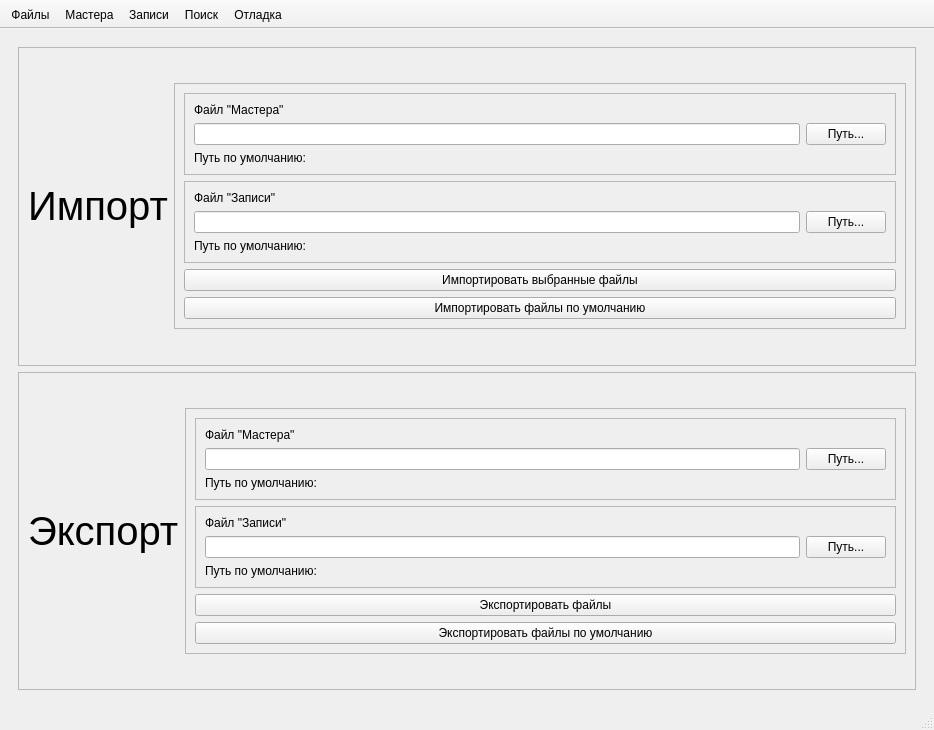
<?xml version="1.0" encoding="UTF-8"?>
<ui version="4.0">
 <class>MainWindow</class>
 <widget class="QMainWindow" name="MainWindow">
  <property name="geometry">
   <rect>
    <x>0</x>
    <y>0</y>
    <width>934</width>
    <height>730</height>
   </rect>
  </property>
  <property name="windowTitle">
   <string>Салон красоты</string>
  </property>
  <widget class="QWidget" name="centralwidget">
   <layout class="QHBoxLayout" name="horizontalLayout">
    <item>
     <widget class="QStackedWidget" name="stackedWidget">
      <property name="currentIndex">
       <number>0</number>
      </property>
      <widget class="QWidget" name="page_files">
       <layout class="QVBoxLayout" name="verticalLayout_9">
        <item>
         <widget class="QFrame" name="frame_14">
          <property name="frameShape">
           <enum>QFrame::StyledPanel</enum>
          </property>
          <property name="frameShadow">
           <enum>QFrame::Raised</enum>
          </property>
          <layout class="QHBoxLayout" name="horizontalLayout_10">
           <item>
            <widget class="QLabel" name="label_12">
             <property name="sizePolicy">
              <sizepolicy hsizetype="Preferred" vsizetype="Fixed">
               <horstretch>0</horstretch>
               <verstretch>0</verstretch>
              </sizepolicy>
             </property>
             <property name="font">
              <font>
               <pointsize>30</pointsize>
              </font>
             </property>
             <property name="text">
              <string>Импорт</string>
             </property>
            </widget>
           </item>
           <item>
            <widget class="QFrame" name="frame_15">
             <property name="sizePolicy">
              <sizepolicy hsizetype="Preferred" vsizetype="Fixed">
               <horstretch>0</horstretch>
               <verstretch>0</verstretch>
              </sizepolicy>
             </property>
             <property name="frameShape">
              <enum>QFrame::StyledPanel</enum>
             </property>
             <property name="frameShadow">
              <enum>QFrame::Raised</enum>
             </property>
             <layout class="QVBoxLayout" name="verticalLayout_7">
              <item>
               <widget class="QFrame" name="frame_23">
                <property name="frameShape">
                 <enum>QFrame::StyledPanel</enum>
                </property>
                <property name="frameShadow">
                 <enum>QFrame::Raised</enum>
                </property>
                <layout class="QVBoxLayout" name="verticalLayout_14">
                 <item>
                  <widget class="QLabel" name="label_17">
                   <property name="text">
                    <string>Файл &quot;Мастера&quot;</string>
                   </property>
                  </widget>
                 </item>
                 <item>
                  <layout class="QHBoxLayout" name="horizontalLayout_8">
                   <item>
                    <widget class="QLineEdit" name="lineEdit_import_masters_path"/>
                   </item>
                   <item>
                    <widget class="QPushButton" name="pushButton_import_masters_path">
                     <property name="text">
                      <string>Путь...</string>
                     </property>
                    </widget>
                   </item>
                  </layout>
                 </item>
                 <item>
                  <widget class="QLabel" name="label_default_import_masters">
                   <property name="text">
                    <string>Путь по умолчанию: </string>
                   </property>
                  </widget>
                 </item>
                </layout>
               </widget>
              </item>
              <item>
               <widget class="QFrame" name="frame_24">
                <property name="frameShape">
                 <enum>QFrame::StyledPanel</enum>
                </property>
                <property name="frameShadow">
                 <enum>QFrame::Raised</enum>
                </property>
                <layout class="QVBoxLayout" name="verticalLayout_15">
                 <item>
                  <widget class="QLabel" name="label_18">
                   <property name="text">
                    <string>Файл &quot;Записи&quot;</string>
                   </property>
                  </widget>
                 </item>
                 <item>
                  <layout class="QHBoxLayout" name="horizontalLayout_11">
                   <item>
                    <widget class="QLineEdit" name="lineEdit_import_records_path"/>
                   </item>
                   <item>
                    <widget class="QPushButton" name="pushButton_import_records_path">
                     <property name="text">
                      <string>Путь...</string>
                     </property>
                    </widget>
                   </item>
                  </layout>
                 </item>
                 <item>
                  <widget class="QLabel" name="label_default_import_records">
                   <property name="text">
                    <string>Путь по умолчанию: </string>
                   </property>
                  </widget>
                 </item>
                </layout>
               </widget>
              </item>
              <item>
               <widget class="QPushButton" name="pushButton_import_files">
                <property name="text">
                 <string>Импортировать выбранные файлы</string>
                </property>
               </widget>
              </item>
              <item>
               <widget class="QPushButton" name="pushButton_import_default_files">
                <property name="text">
                 <string>Импортировать файлы по умолчанию</string>
                </property>
               </widget>
              </item>
             </layout>
            </widget>
           </item>
          </layout>
         </widget>
        </item>
        <item>
         <widget class="QFrame" name="frame_12">
          <property name="frameShape">
           <enum>QFrame::StyledPanel</enum>
          </property>
          <property name="frameShadow">
           <enum>QFrame::Raised</enum>
          </property>
          <layout class="QHBoxLayout" name="horizontalLayout_9">
           <item>
            <widget class="QLabel" name="label_11">
             <property name="sizePolicy">
              <sizepolicy hsizetype="Preferred" vsizetype="Fixed">
               <horstretch>0</horstretch>
               <verstretch>0</verstretch>
              </sizepolicy>
             </property>
             <property name="font">
              <font>
               <pointsize>30</pointsize>
              </font>
             </property>
             <property name="text">
              <string>Экспорт</string>
             </property>
            </widget>
           </item>
           <item>
            <widget class="QFrame" name="frame_13">
             <property name="sizePolicy">
              <sizepolicy hsizetype="Preferred" vsizetype="Fixed">
               <horstretch>0</horstretch>
               <verstretch>0</verstretch>
              </sizepolicy>
             </property>
             <property name="frameShape">
              <enum>QFrame::StyledPanel</enum>
             </property>
             <property name="frameShadow">
              <enum>QFrame::Raised</enum>
             </property>
             <layout class="QVBoxLayout" name="verticalLayout_6">
              <item>
               <widget class="QFrame" name="frame_17">
                <property name="frameShape">
                 <enum>QFrame::StyledPanel</enum>
                </property>
                <property name="frameShadow">
                 <enum>QFrame::Raised</enum>
                </property>
                <layout class="QVBoxLayout" name="verticalLayout_13">
                 <item>
                  <widget class="QLabel" name="label_16">
                   <property name="text">
                    <string>Файл &quot;Мастера&quot;</string>
                   </property>
                  </widget>
                 </item>
                 <item>
                  <layout class="QHBoxLayout" name="horizontalLayout_7">
                   <item>
                    <widget class="QLineEdit" name="lineEdit_export_masters_path"/>
                   </item>
                   <item>
                    <widget class="QPushButton" name="pushButton_export_masters_path">
                     <property name="text">
                      <string>Путь...</string>
                     </property>
                    </widget>
                   </item>
                  </layout>
                 </item>
                 <item>
                  <widget class="QLabel" name="label_default_export_masters">
                   <property name="text">
                    <string>Путь по умолчанию:</string>
                   </property>
                  </widget>
                 </item>
                </layout>
               </widget>
              </item>
              <item>
               <widget class="QFrame" name="frame_16">
                <property name="frameShape">
                 <enum>QFrame::StyledPanel</enum>
                </property>
                <property name="frameShadow">
                 <enum>QFrame::Raised</enum>
                </property>
                <layout class="QVBoxLayout" name="verticalLayout_8">
                 <item>
                  <widget class="QLabel" name="label_13">
                   <property name="text">
                    <string>Файл &quot;Записи&quot;</string>
                   </property>
                  </widget>
                 </item>
                 <item>
                  <layout class="QHBoxLayout" name="horizontalLayout_6">
                   <item>
                    <widget class="QLineEdit" name="lineEdit_export_records_path"/>
                   </item>
                   <item>
                    <widget class="QPushButton" name="pushButton_export_records_path">
                     <property name="text">
                      <string>Путь...</string>
                     </property>
                    </widget>
                   </item>
                  </layout>
                 </item>
                 <item>
                  <widget class="QLabel" name="label_default_export_records">
                   <property name="text">
                    <string>Путь по умолчанию: </string>
                   </property>
                  </widget>
                 </item>
                </layout>
               </widget>
              </item>
              <item>
               <widget class="QPushButton" name="pushButton_export_files">
                <property name="text">
                 <string>Экспортировать файлы</string>
                </property>
               </widget>
              </item>
              <item>
               <widget class="QPushButton" name="pushButton_export_default_files">
                <property name="text">
                 <string>Экспортировать файлы по умолчанию</string>
                </property>
               </widget>
              </item>
             </layout>
            </widget>
           </item>
          </layout>
         </widget>
        </item>
       </layout>
      </widget>
      <widget class="QWidget" name="page_masters">
       <layout class="QHBoxLayout" name="horizontalLayout_15">
        <item>
         <widget class="QFrame" name="frame_18">
          <property name="sizePolicy">
           <sizepolicy hsizetype="Fixed" vsizetype="Preferred">
            <horstretch>0</horstretch>
            <verstretch>0</verstretch>
           </sizepolicy>
          </property>
          <property name="frameShape">
           <enum>QFrame::StyledPanel</enum>
          </property>
          <property name="frameShadow">
           <enum>QFrame::Raised</enum>
          </property>
          <layout class="QVBoxLayout" name="verticalLayout_12">
           <item>
            <widget class="QLabel" name="label_6">
             <property name="sizePolicy">
              <sizepolicy hsizetype="Preferred" vsizetype="Fixed">
               <horstretch>0</horstretch>
               <verstretch>0</verstretch>
              </sizepolicy>
             </property>
             <property name="font">
              <font>
               <pointsize>30</pointsize>
              </font>
             </property>
             <property name="text">
              <string>Мастера</string>
             </property>
            </widget>
           </item>
           <item>
            <widget class="QFrame" name="frame_26">
             <property name="sizePolicy">
              <sizepolicy hsizetype="Preferred" vsizetype="Fixed">
               <horstretch>0</horstretch>
               <verstretch>0</verstretch>
              </sizepolicy>
             </property>
             <property name="frameShape">
              <enum>QFrame::StyledPanel</enum>
             </property>
             <property name="frameShadow">
              <enum>QFrame::Raised</enum>
             </property>
             <layout class="QVBoxLayout" name="verticalLayout_10">
              <item>
               <widget class="QFrame" name="frame_9">
                <property name="frameShape">
                 <enum>QFrame::StyledPanel</enum>
                </property>
                <property name="frameShadow">
                 <enum>QFrame::Raised</enum>
                </property>
                <layout class="QFormLayout" name="formLayout">
                 <item row="2" column="0">
                  <widget class="QLabel" name="label_5">
                   <property name="text">
                    <string>Минимальный рейтинг</string>
                   </property>
                  </widget>
                 </item>
                 <item row="2" column="1">
                  <widget class="QDoubleSpinBox" name="doubleSpinBox">
                   <property name="decimals">
                    <number>2</number>
                   </property>
                   <property name="maximum">
                    <double>5.000000000000000</double>
                   </property>
                   <property name="singleStep">
                    <double>0.050000000000000</double>
                   </property>
                  </widget>
                 </item>
                </layout>
               </widget>
              </item>
              <item>
               <widget class="QPushButton" name="pushButton_master_search_pass">
                <property name="text">
                 <string>Найти</string>
                </property>
               </widget>
              </item>
              <item>
               <widget class="QFrame" name="frame_27">
                <property name="frameShape">
                 <enum>QFrame::StyledPanel</enum>
                </property>
                <property name="frameShadow">
                 <enum>QFrame::Raised</enum>
                </property>
                <layout class="QFormLayout" name="formLayout_5">
                 <item row="2" column="0">
                  <widget class="QLabel" name="label_15">
                   <property name="text">
                    <string>Салон</string>
                   </property>
                  </widget>
                 </item>
                 <item row="2" column="1">
                  <widget class="QLineEdit" name="lineEdit_master_search_salon"/>
                 </item>
                </layout>
               </widget>
              </item>
              <item>
               <widget class="QPushButton" name="pushButton_master_search_salon">
                <property name="text">
                 <string>Найти</string>
                </property>
               </widget>
              </item>
             </layout>
            </widget>
           </item>
           <item>
            <widget class="QPushButton" name="pushButton_masters_reset_search">
             <property name="text">
              <string>Сбросить поиск</string>
             </property>
            </widget>
           </item>
           <item>
            <layout class="QHBoxLayout" name="horizontalLayout_14">
             <item>
              <widget class="QPushButton" name="pushButton_masters_add">
               <property name="text">
                <string>Добавить...</string>
               </property>
              </widget>
             </item>
             <item>
              <widget class="QPushButton" name="pushButton_masters_remove">
               <property name="text">
                <string>Удалить...</string>
               </property>
              </widget>
             </item>
            </layout>
           </item>
          </layout>
         </widget>
        </item>
        <item>
         <widget class="QTreeWidget" name="treeWidget_masters">
          <column>
           <property name="text">
            <string>ФИО</string>
           </property>
          </column>
          <column>
           <property name="text">
            <string>Салон</string>
           </property>
          </column>
          <column>
           <property name="text">
            <string>Рейтинг</string>
           </property>
          </column>
         </widget>
        </item>
       </layout>
      </widget>
      <widget class="QWidget" name="page_records">
       <layout class="QHBoxLayout" name="horizontalLayout_19">
        <item>
         <widget class="QFrame" name="frame_19">
          <property name="sizePolicy">
           <sizepolicy hsizetype="Fixed" vsizetype="Preferred">
            <horstretch>0</horstretch>
            <verstretch>0</verstretch>
           </sizepolicy>
          </property>
          <property name="frameShape">
           <enum>QFrame::StyledPanel</enum>
          </property>
          <property name="frameShadow">
           <enum>QFrame::Raised</enum>
          </property>
          <layout class="QVBoxLayout" name="verticalLayout_18">
           <item>
            <widget class="QLabel" name="label_7">
             <property name="sizePolicy">
              <sizepolicy hsizetype="Preferred" vsizetype="Fixed">
               <horstretch>0</horstretch>
               <verstretch>0</verstretch>
              </sizepolicy>
             </property>
             <property name="font">
              <font>
               <pointsize>30</pointsize>
              </font>
             </property>
             <property name="text">
              <string>Записи</string>
             </property>
            </widget>
           </item>
           <item>
            <widget class="QFrame" name="frame_29">
             <property name="sizePolicy">
              <sizepolicy hsizetype="Preferred" vsizetype="Fixed">
               <horstretch>0</horstretch>
               <verstretch>0</verstretch>
              </sizepolicy>
             </property>
             <property name="frameShape">
              <enum>QFrame::StyledPanel</enum>
             </property>
             <property name="frameShadow">
              <enum>QFrame::Raised</enum>
             </property>
             <layout class="QVBoxLayout" name="verticalLayout_11">
              <item>
               <widget class="QFrame" name="frame_10">
                <property name="frameShape">
                 <enum>QFrame::StyledPanel</enum>
                </property>
                <property name="frameShadow">
                 <enum>QFrame::Raised</enum>
                </property>
                <layout class="QFormLayout" name="formLayout_6">
                 <item row="0" column="0">
                  <widget class="QLabel" name="label_23">
                   <property name="text">
                    <string>Дата</string>
                   </property>
                  </widget>
                 </item>
                 <item row="1" column="1">
                  <widget class="QComboBox" name="comboBox">
                   <item>
                    <property name="text">
                     <string>Свободно</string>
                    </property>
                   </item>
                   <item>
                    <property name="text">
                     <string>Занято</string>
                    </property>
                   </item>
                  </widget>
                 </item>
                 <item row="1" column="0">
                  <widget class="QLabel" name="label_9">
                   <property name="text">
                    <string>Статус</string>
                   </property>
                  </widget>
                 </item>
                 <item row="0" column="1">
                  <widget class="QDateEdit" name="dateEdit">
                   <property name="maximumDate">
                    <date>
                     <year>2023</year>
                     <month>12</month>
                     <day>31</day>
                    </date>
                   </property>
                   <property name="minimumDate">
                    <date>
                     <year>2022</year>
                     <month>1</month>
                     <day>1</day>
                    </date>
                   </property>
                  </widget>
                 </item>
                </layout>
               </widget>
              </item>
              <item>
               <widget class="QPushButton" name="pushButton_search_status">
                <property name="text">
                 <string>Найти</string>
                </property>
               </widget>
              </item>
             </layout>
            </widget>
           </item>
           <item>
            <widget class="QPushButton" name="pushButton_records_reset_search">
             <property name="text">
              <string>Сбросить поиск</string>
             </property>
            </widget>
           </item>
           <item>
            <layout class="QHBoxLayout" name="horizontalLayout_18">
             <item>
              <widget class="QPushButton" name="pushButton_records_add">
               <property name="text">
                <string>Добавить...</string>
               </property>
              </widget>
             </item>
             <item>
              <widget class="QPushButton" name="pushButton_records_remove">
               <property name="text">
                <string>Удалить...</string>
               </property>
              </widget>
             </item>
            </layout>
           </item>
          </layout>
         </widget>
        </item>
        <item>
         <widget class="QTreeWidget" name="treeWidget_records">
          <column>
           <property name="text">
            <string>ФИО</string>
           </property>
          </column>
          <column>
           <property name="text">
            <string>Услуга</string>
           </property>
          </column>
          <column>
           <property name="text">
            <string>Дата</string>
           </property>
          </column>
          <column>
           <property name="text">
            <string>Время начала</string>
           </property>
          </column>
          <column>
           <property name="text">
            <string>Время окончания</string>
           </property>
          </column>
          <column>
           <property name="text">
            <string>Статус</string>
           </property>
          </column>
         </widget>
        </item>
       </layout>
      </widget>
      <widget class="QWidget" name="page_search">
       <layout class="QVBoxLayout" name="verticalLayout">
        <item>
         <widget class="QFrame" name="frame_2">
          <property name="frameShape">
           <enum>QFrame::StyledPanel</enum>
          </property>
          <property name="frameShadow">
           <enum>QFrame::Raised</enum>
          </property>
          <layout class="QHBoxLayout" name="horizontalLayout_5">
           <item>
            <widget class="QFrame" name="frame_3">
             <property name="sizePolicy">
              <sizepolicy hsizetype="Preferred" vsizetype="Fixed">
               <horstretch>0</horstretch>
               <verstretch>0</verstretch>
              </sizepolicy>
             </property>
             <property name="frameShape">
              <enum>QFrame::StyledPanel</enum>
             </property>
             <property name="frameShadow">
              <enum>QFrame::Raised</enum>
             </property>
             <layout class="QVBoxLayout" name="verticalLayout_2">
              <item>
               <widget class="QLabel" name="label">
                <property name="sizePolicy">
                 <sizepolicy hsizetype="Preferred" vsizetype="Fixed">
                  <horstretch>0</horstretch>
                  <verstretch>0</verstretch>
                 </sizepolicy>
                </property>
                <property name="font">
                 <font>
                  <pointsize>30</pointsize>
                 </font>
                </property>
                <property name="text">
                 <string>Поиск</string>
                </property>
               </widget>
              </item>
              <item>
               <widget class="QFrame" name="frame_4">
                <property name="frameShape">
                 <enum>QFrame::StyledPanel</enum>
                </property>
                <property name="frameShadow">
                 <enum>QFrame::Raised</enum>
                </property>
                <layout class="QVBoxLayout" name="verticalLayout_17">
                 <item>
                  <widget class="QFrame" name="frame_25">
                   <property name="frameShape">
                    <enum>QFrame::StyledPanel</enum>
                   </property>
                   <property name="frameShadow">
                    <enum>QFrame::Raised</enum>
                   </property>
                   <layout class="QFormLayout" name="formLayout_4">
                    <item row="2" column="0">
                     <widget class="QLabel" name="label_14">
                      <property name="text">
                       <string>Минимальный рейтинг</string>
                      </property>
                     </widget>
                    </item>
                    <item row="2" column="1">
                     <widget class="QDoubleSpinBox" name="doubleSpinBox_2">
                      <property name="decimals">
                       <number>2</number>
                      </property>
                      <property name="maximum">
                       <double>5.000000000000000</double>
                      </property>
                      <property name="singleStep">
                       <double>0.050000000000000</double>
                      </property>
                     </widget>
                    </item>
                   </layout>
                  </widget>
                 </item>
                 <item>
                  <widget class="QFrame" name="frame_21">
                   <property name="frameShape">
                    <enum>QFrame::StyledPanel</enum>
                   </property>
                   <property name="frameShadow">
                    <enum>QFrame::Raised</enum>
                   </property>
                   <layout class="QFormLayout" name="formLayout_3">
                    <item row="2" column="0">
                     <widget class="QLabel" name="label_24">
                      <property name="text">
                       <string>Дата</string>
                      </property>
                     </widget>
                    </item>
                    <item row="2" column="1">
                     <widget class="QDateEdit" name="dateEdit_2">
                      <property name="maximumDate">
                       <date>
                        <year>2023</year>
                        <month>12</month>
                        <day>31</day>
                       </date>
                      </property>
                      <property name="minimumDate">
                       <date>
                        <year>2022</year>
                        <month>1</month>
                        <day>1</day>
                       </date>
                      </property>
                     </widget>
                    </item>
                   </layout>
                  </widget>
                 </item>
                 <item>
                  <widget class="QFrame" name="frame_22">
                   <property name="frameShape">
                    <enum>QFrame::StyledPanel</enum>
                   </property>
                   <property name="frameShadow">
                    <enum>QFrame::Raised</enum>
                   </property>
                   <layout class="QHBoxLayout" name="horizontalLayout_13">
                    <item>
                     <widget class="QLabel" name="label_10">
                      <property name="text">
                       <string>Статус</string>
                      </property>
                     </widget>
                    </item>
                    <item>
                     <widget class="QComboBox" name="comboBox_2">
                      <item>
                       <property name="text">
                        <string>Свободно</string>
                       </property>
                      </item>
                      <item>
                       <property name="text">
                        <string>Занято</string>
                       </property>
                      </item>
                     </widget>
                    </item>
                   </layout>
                  </widget>
                 </item>
                </layout>
               </widget>
              </item>
              <item>
               <widget class="QPushButton" name="pushButton_search">
                <property name="text">
                 <string>Найти!</string>
                </property>
               </widget>
              </item>
             </layout>
            </widget>
           </item>
           <item>
            <widget class="QFrame" name="frame_7">
             <property name="frameShape">
              <enum>QFrame::StyledPanel</enum>
             </property>
             <property name="frameShadow">
              <enum>QFrame::Raised</enum>
             </property>
             <layout class="QVBoxLayout" name="verticalLayout_3">
              <item>
               <widget class="QTextEdit" name="textEdit_search">
                <property name="html">
                 <string>&lt;!DOCTYPE HTML PUBLIC &quot;-//W3C//DTD HTML 4.0//EN&quot; &quot;http://www.w3.org/TR/REC-html40/strict.dtd&quot;&gt;
&lt;html&gt;&lt;head&gt;&lt;meta name=&quot;qrichtext&quot; content=&quot;1&quot; /&gt;&lt;style type=&quot;text/css&quot;&gt;
p, li { white-space: pre-wrap; }
&lt;/style&gt;&lt;/head&gt;&lt;body style=&quot; font-family:'MS Shell Dlg 2'; font-size:7.8pt; font-weight:400; font-style:normal;&quot;&gt;
&lt;p style=&quot;-qt-paragraph-type:empty; margin-top:0px; margin-bottom:0px; margin-left:0px; margin-right:0px; -qt-block-indent:0; text-indent:0px;&quot;&gt;&lt;br /&gt;&lt;/p&gt;&lt;/body&gt;&lt;/html&gt;</string>
                </property>
               </widget>
              </item>
              <item>
               <widget class="QFrame" name="frame_20">
                <property name="sizePolicy">
                 <sizepolicy hsizetype="Preferred" vsizetype="Fixed">
                  <horstretch>0</horstretch>
                  <verstretch>0</verstretch>
                 </sizepolicy>
                </property>
                <property name="frameShape">
                 <enum>QFrame::StyledPanel</enum>
                </property>
                <property name="frameShadow">
                 <enum>QFrame::Raised</enum>
                </property>
                <layout class="QVBoxLayout" name="verticalLayout_21">
                 <item>
                  <layout class="QHBoxLayout" name="horizontalLayout_20">
                   <item>
                    <widget class="QLineEdit" name="lineEdit_search_export_path"/>
                   </item>
                   <item>
                    <widget class="QPushButton" name="pushButton_search_export_path">
                     <property name="text">
                      <string>Путь...</string>
                     </property>
                    </widget>
                   </item>
                  </layout>
                 </item>
                 <item>
                  <widget class="QLabel" name="label_default_search_export">
                   <property name="text">
                    <string>Путь по умолчанию:</string>
                   </property>
                  </widget>
                 </item>
                 <item>
                  <widget class="QPushButton" name="pushButton_search_export">
                   <property name="text">
                    <string>Экпортировать в файл</string>
                   </property>
                  </widget>
                 </item>
                 <item>
                  <widget class="QPushButton" name="pushButton_search_export_default">
                   <property name="text">
                    <string>Экспортировать в файл по умолчанию</string>
                   </property>
                  </widget>
                 </item>
                </layout>
               </widget>
              </item>
             </layout>
            </widget>
           </item>
          </layout>
         </widget>
        </item>
       </layout>
      </widget>
      <widget class="QWidget" name="page_debug">
       <layout class="QHBoxLayout" name="horizontalLayout_21">
        <item>
         <widget class="QFrame" name="frame">
          <property name="sizePolicy">
           <sizepolicy hsizetype="Fixed" vsizetype="Preferred">
            <horstretch>0</horstretch>
            <verstretch>0</verstretch>
           </sizepolicy>
          </property>
          <property name="frameShape">
           <enum>QFrame::StyledPanel</enum>
          </property>
          <property name="frameShadow">
           <enum>QFrame::Raised</enum>
          </property>
          <layout class="QVBoxLayout" name="verticalLayout_5">
           <item>
            <widget class="QLabel" name="label_8">
             <property name="sizePolicy">
              <sizepolicy hsizetype="Preferred" vsizetype="Fixed">
               <horstretch>0</horstretch>
               <verstretch>0</verstretch>
              </sizepolicy>
             </property>
             <property name="font">
              <font>
               <pointsize>30</pointsize>
              </font>
             </property>
             <property name="text">
              <string>Отладка</string>
             </property>
            </widget>
           </item>
           <item>
            <widget class="QFrame" name="frame_8">
             <property name="sizePolicy">
              <sizepolicy hsizetype="Preferred" vsizetype="Fixed">
               <horstretch>0</horstretch>
               <verstretch>0</verstretch>
              </sizepolicy>
             </property>
             <property name="frameShape">
              <enum>QFrame::StyledPanel</enum>
             </property>
             <property name="frameShadow">
              <enum>QFrame::Raised</enum>
             </property>
             <layout class="QVBoxLayout" name="verticalLayout_4">
              <item>
               <widget class="QPushButton" name="pushButton_debug_1">
                <property name="text">
                 <string>Вывести ХТ Мастера.ФИО</string>
                </property>
               </widget>
              </item>
              <item>
               <widget class="QPushButton" name="pushButton_debug_2">
                <property name="text">
                 <string>Вывести дерево Мастера.Рейтинг</string>
                </property>
               </widget>
              </item>
              <item>
               <widget class="QPushButton" name="pushButton_debug_3">
                <property name="text">
                 <string>Вывести дерево Записи.Дата-Статус</string>
                </property>
               </widget>
              </item>
             </layout>
            </widget>
           </item>
          </layout>
         </widget>
        </item>
        <item>
         <widget class="QTextEdit" name="textEdit_debug"/>
        </item>
       </layout>
      </widget>
     </widget>
    </item>
   </layout>
  </widget>
  <widget class="QStatusBar" name="statusbar"/>
  <widget class="QToolBar" name="toolBar">
   <property name="windowTitle">
    <string>toolBar</string>
   </property>
   <property name="movable">
    <bool>false</bool>
   </property>
   <attribute name="toolBarArea">
    <enum>TopToolBarArea</enum>
   </attribute>
   <attribute name="toolBarBreak">
    <bool>false</bool>
   </attribute>
   <addaction name="action_files"/>
   <addaction name="action_masters"/>
   <addaction name="action_records"/>
   <addaction name="action_search"/>
   <addaction name="action_debug"/>
  </widget>
  <action name="action_files">
   <property name="text">
    <string>Файлы</string>
   </property>
  </action>
  <action name="action_masters">
   <property name="text">
    <string>Мастера</string>
   </property>
  </action>
  <action name="action_records">
   <property name="text">
    <string>Записи</string>
   </property>
  </action>
  <action name="action_search">
   <property name="text">
    <string>Поиск</string>
   </property>
  </action>
  <action name="action_debug">
   <property name="text">
    <string>Отладка</string>
   </property>
  </action>
 </widget>
 <resources/>
 <connections/>
</ui>
